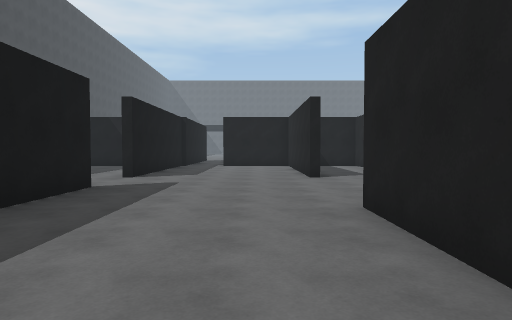
view 1 (above)

14 first-person views from a walk through a scene from a Unity 3-D project. The camera is 1.4 m above the floor, tilts 2° down and sees 75° across. The floor is counted in squares, 2 m on a side. Each view is taken from the middle of a square. On the plan, view 1 faces up. The plan holds only what a view shows up to about 10 squares ahead; the rest is blank. The place goes on beyond the plan. The player character is not drawn.

view 2
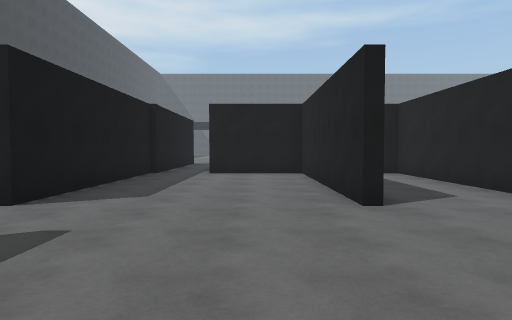

view 3
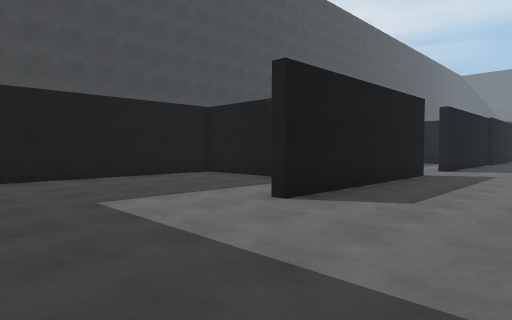

view 4
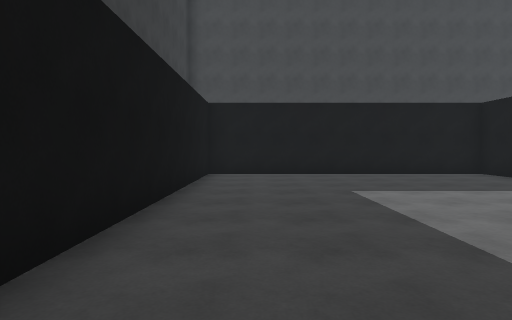

view 5
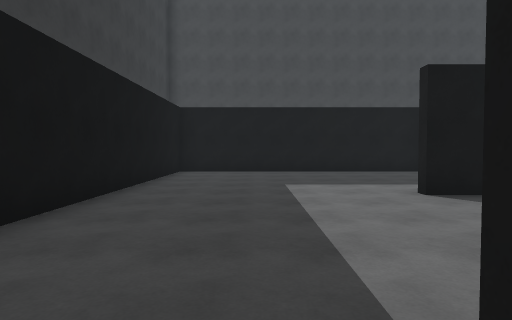

view 6
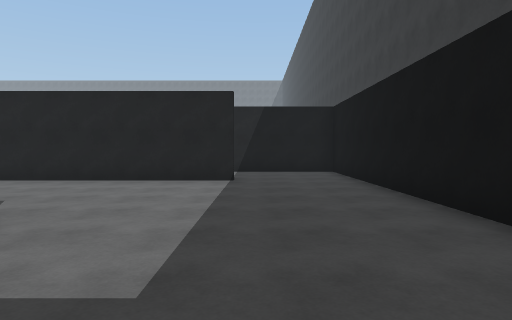

view 7
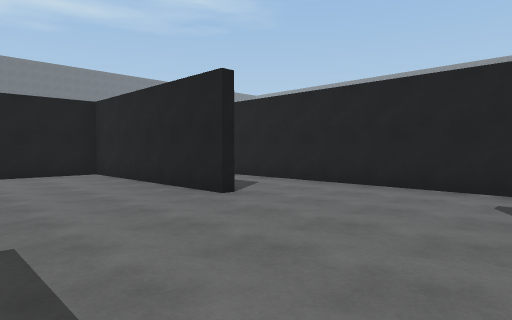

view 8
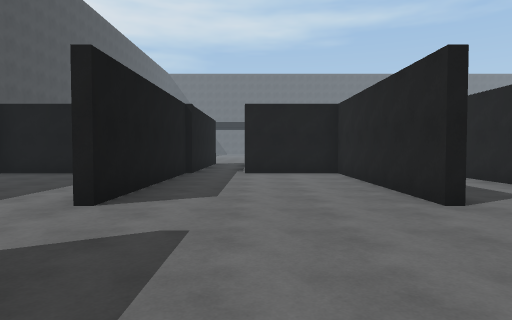

view 9
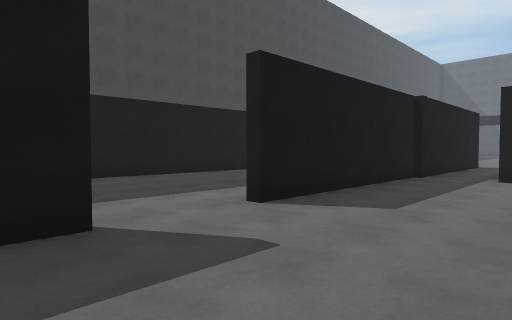

view 10
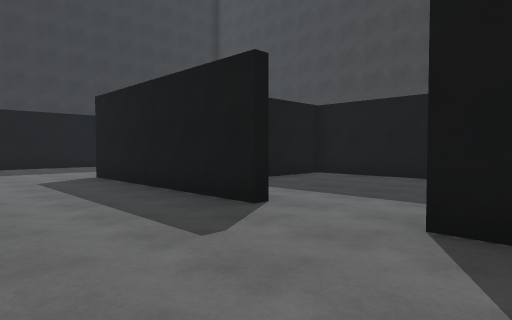

view 11
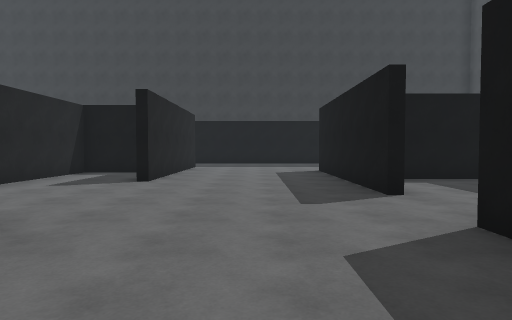

view 12
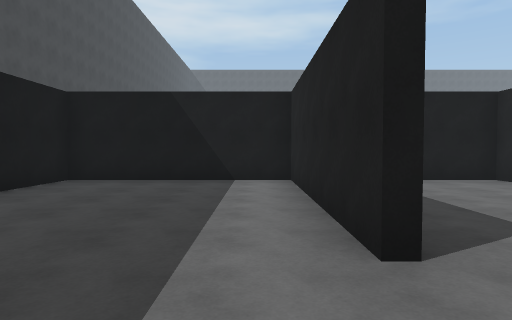

view 13
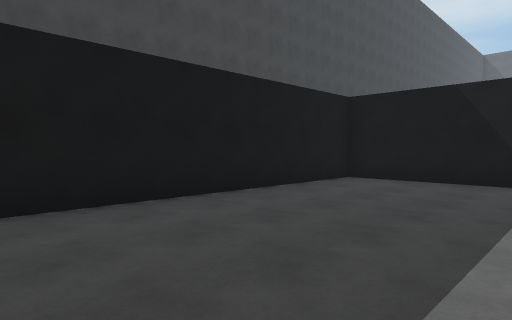

view 14
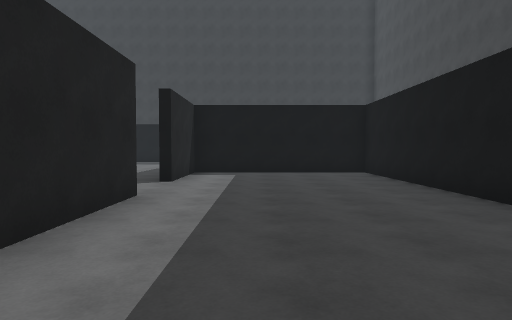

### Floor plan
Ten units are one square. View 1 is at (0, 0); x grows to the right and y downward. Boxes are objects, and circles mark ways between rooms. Rooms are numbered by the first view taken in them; rooms with no view inside come last. Other rooms are left out.
<svg viewBox="-86 -145 131 193">
<path fill="none" stroke="#000" d="M-30 -61 -30 -5M24 -14 40 -14 40 -134M-55 -32 -81 -32 -81 43 15 43M13 -80 13 -134 -14 -134M13 16 13 -40M-30 -134 -30 -80M15 43 40 43 40 12M-32 -80 -32 -134 -81 -134 -81 -34 -32 -34 -32 -60"/>
<circle cx="20" cy="25" r="3" fill="#2a7"/>
<circle cx="-30" cy="-75" r="3" fill="#2a7"/>
<text x="-10" y="-40">1</text>
<text x="30" y="20">2</text>
<text x="-60" y="-90">3</text>
</svg>
Room 1 opens to room 2. Room 1 opens to room 3.

Where each view was taken, in squares from view 1:
view 1: 0 up, 0 right, facing up
view 2: 4 up, 0 right, facing up
view 3: 3 down, 0 right, facing up-left
view 4: 3 down, 1 right, facing left
view 5: 2 down, 2 right, facing left
view 6: 2 down, 6 left, facing right
view 7: 4 up, 2 left, facing up-right
view 8: 4 up, 1 left, facing up
view 9: 5 up, 0 right, facing up-left
view 10: 9 up, 0 right, facing down-left
view 11: 11 up, 1 left, facing down
view 12: 6 up, 4 left, facing up
view 13: 6 up, 4 left, facing up-left
view 14: 13 up, 5 left, facing down
